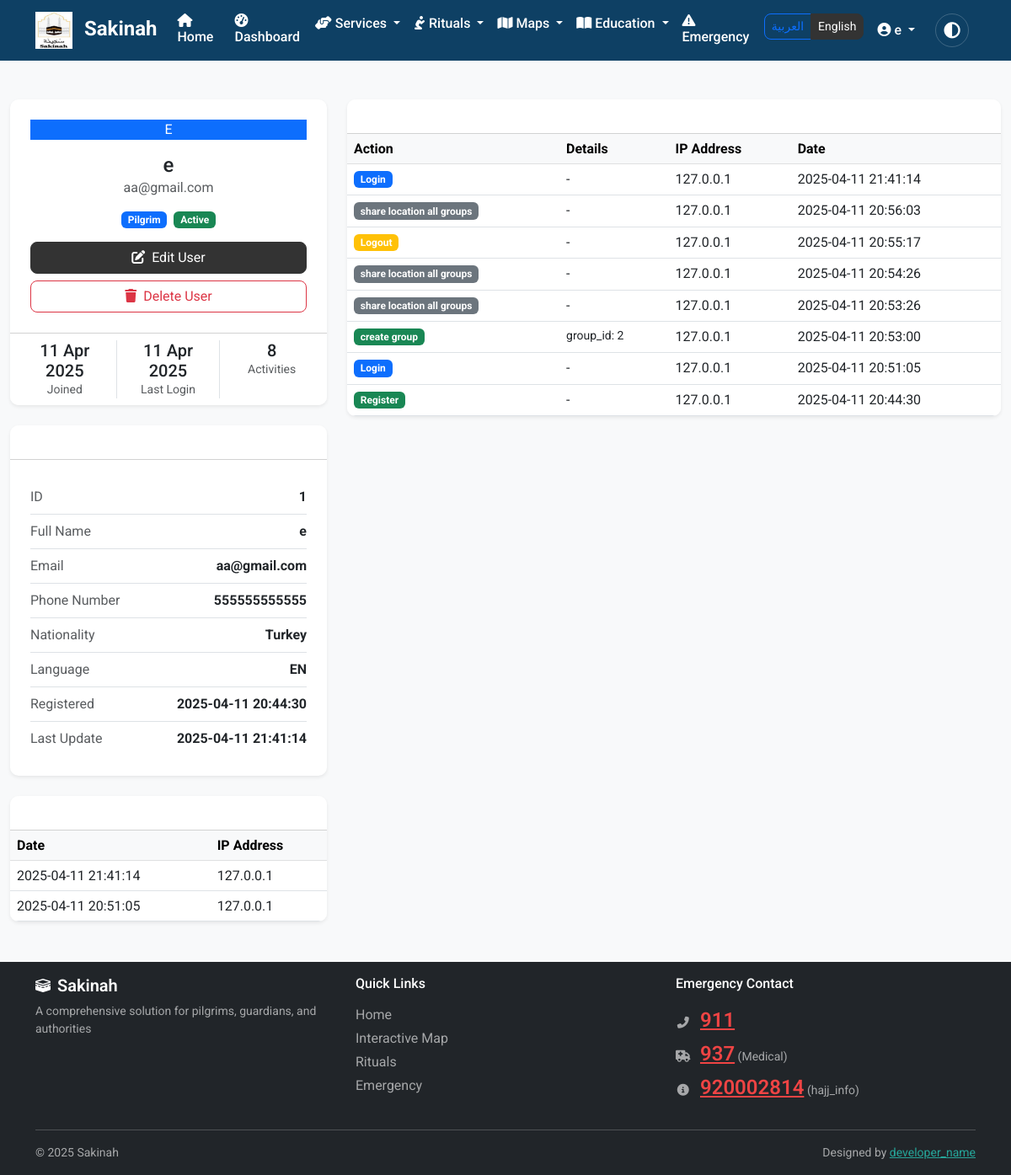
Screenshot of /admin/user_management.php?action=view&id=1 (signed in) with the database file from the repository.
### tables this page shows
CREATE TABLE `users` (
  `id` int(11) NOT NULL,
  `username` varchar(100) NOT NULL,
  `full_name` varchar(100) NOT NULL,
  `email` varchar(100) NOT NULL,
  `password` varchar(255) NOT NULL,
  `phone` varchar(20) DEFAULT NULL,
  `nationality` varchar(50) DEFAULT NULL,
  `passport_number` varchar(30) DEFAULT NULL,
  `user_type` enum('pilgrim','guardian','authority','admin') NOT NULL DEFAULT 'pilgrim',
  `profile_image` varchar(255) DEFAULT NULL,
  `language` varchar(10) DEFAULT 'en',
  `active` tinyint(1) DEFAULT 1,
  `last_login` datetime DEFAULT NULL,
  `created_at` datetime NOT NULL,
  `updated_at` datetime NOT NULL DEFAULT current_timestamp() ON UPDATE current_timestamp()
);

CREATE TABLE `activity_logs` (
  `id` int(11) NOT NULL,
  `user_id` int(11) NOT NULL,
  `action` varchar(100) NOT NULL,
  `details` longtext DEFAULT NULL CHECK (json_valid(`details`)),
  `ip_address` varchar(45) DEFAULT NULL,
  `created_at` datetime NOT NULL DEFAULT current_timestamp()
);

### admin/user_management.php (the view, shortened to what the rows shown need)
<?php
$allowedActions = ['list', 'view', 'edit', 'create', 'delete'];
$action = isset($_GET['action']) && in_array($_GET['action'], $allowedActions) ? $_GET['action'] : 'list';
switch ($action) {
    case 'view':
    case 'edit':
        handleViewEditAction();
        break;
}
include_once('../includes/header.php');
switch ($action) {
    case 'view':
        displayUserView();
        break;
}
include_once('../includes/footer.php');
function handleViewEditAction() {
    $userId = validateUserId();
    $user = getUserById($userId);
    $userActivity = getUserActivity($userId, 50);
    $loginHistory = getLoginHistory($userId, 10);
}
    ?>
    <?php
function displayUserView() {
   global $user, $userActivity, $loginHistory, $currentUser;
    ?>
    <div class="container-fluid py-4">
        <div class="row">
            <div class="col-md-4">
                <div class="card border-0 shadow-sm mb-4">
                    <div class="card-body text-center">
                        <div class="avatar-circle-large bg-<?= getAvatarColor($user['user_type']) ?> text-white mx-auto mb-3">
                            <?= getInitials($user['full_name']) ?>
                        </div>
                        <h4 class="mb-0"><?= htmlspecialchars($user['full_name']) ?></h4>
                        <p class="text-muted"><?= htmlspecialchars($user['email']) ?></p>
                        <div class="d-flex justify-content-center mb-3">
                            <span class="badge bg-<?= getRoleBadgeClass($user['user_type']) ?> me-2">
                                <?= __(htmlspecialchars($user['user_type'])) ?>
                            </span>
                            <?php if ($user['active']): ?>
                            <span class="badge bg-success"><?= __('active') ?></span>
                            <?php else: ?>
                            <span class="badge bg-danger"><?= __('inactive') ?></span>
                            <?php endif; ?>
                        </div>
                        <div class="d-grid gap-2 mt-3">
                            <a href="<?= SITE_URL ?>/admin/user_management.php?action=edit&id=<?= $user['id'] ?>" class="btn btn-primary">
                                <i class="fas fa-edit me-1"></i> <?= __('edit_user') ?>
                            </a>
                            <?php if ($user['id'] !== $currentUser['id']): ?>
                            <a href="<?= SITE_URL ?>/admin/user_management.php?action=delete&id=<?= $user['id'] ?>" class="btn btn-outline-danger" onclick="return confirm('<?= __('confirm_delete_user') ?>')">
                                <i class="fas fa-trash me-1"></i> <?= __('delete_user') ?>
                            </a>
                            <?php endif; ?>
                        </div>
                    </div>
                    <div class="card-footer bg-white">
                        <div class="row text-center">
                            <div class="col-4 border-end">
                                <div class="h5 mb-0"><?= formatDate($user['created_at'], 'd M Y') ?></div>
                                <small class="text-muted"><?= __('joined') ?></small>
                            </div>
                            <div class="col-4 border-end">
                                <div class="h5 mb-0"><?= $user['last_login'] ? formatDate($user['last_login'], 'd M Y') : '-' ?></div>
                                <small class="text-muted"><?= __('last_login') ?></small>
                            </div>
                            <div class="col-4">
                                <div class="h5 mb-0"><?= count($userActivity) ?></div>
                                <small class="text-muted"><?= __('activities') ?></small>
                            </div>
                        </div>
                    </div>
                </div>
                <div class="card border-0 shadow-sm mb-4">
                    <div class="card-header bg-white">
                        <h5 class="mb-0"><?= __('user_information') ?></h5>
                    </div>
                    <div class="card-body">
                        <ul class="list-group list-group-flush">
                            <?php foreach (getUserInfoFields() as $field => $label): ?>
                            <li class="list-group-item px-0 py-2 d-flex justify-content-between">
                                <span class="text-muted"><?= $label ?></span>
                                <span class="fw-bold"><?= formatUserField($user, $field) ?></span>
                            </li>
                            <?php endforeach; ?>
                        </ul>
                    </div>
                </div>
                <div class="card border-0 shadow-sm">
                    <div class="card-header bg-white">
                        <h5 class="mb-0"><?= __('login_history') ?></h5>
                    </div>
                    <div class="card-body p-0">
                        <?php if (empty($loginHistory)): ?>
                        <div class="p-3 text-center">
                            <p class="text-muted mb-0"><?= __('no_login_history') ?></p>
                        </div>
                        <?php else: ?>
                        <div class="table-responsive">
                            <table class="table mb-0">
                                <thead class="table-light">
                                    <tr>
                                        <th><?= __('date') ?></th>
                                        <th><?= __('ip_address') ?></th>
                                    </tr>
                                </thead>
                                <tbody>
                                    <?php foreach ($loginHistory as $login): ?>
                                    <tr>
                                        <td><?= formatDate($login['created_at']) ?></td>
                                        <td><?= $login['ip_address'] ?: '-' ?></td>
                                    </tr>
                                    <?php endforeach; ?>
                                </tbody>
                            </table>
                        </div>
                        <?php endif; ?>
                    </div>
                </div>
            </div>
            <div class="col-md-8">
                <div class="card border-0 shadow-sm">
                    <div class="card-header bg-white">
                        <h5 class="mb-0"><?= __('user_activity') ?></h5>
                    </div>
                    <div class="card-body p-0">
                        <?php if (empty($userActivity)): ?>
                        <div class="p-4 text-center">
                            <i class="fas fa-history text-muted" style="font-size: 3rem;"></i>
                            <p class="mt-3"><?= __('no_activity_found') ?></p>
                        </div>
                        <?php else: ?>
                        <div class="table-responsive">
                            <table class="table table-hover mb-0">
                                <thead class="table-light">
                                    <tr>
                                        <th><?= __('action') ?></th>
                                        <th><?= __('details') ?></th>
                                        <th><?= __('ip_address') ?></th>
                                        <th><?= __('date') ?></th>
                                    </tr>
                                </thead>
                                <tbody>
                                    <?php foreach ($userActivity as $activity): ?>
                                    <tr>
                                        <td>
                                            <span class="badge bg-<?= getActivityBadgeClass($activity['action']) ?>">
                                                <?= __(str_replace('_', ' ', $activity['action'])) ?>
                                            </span>
                                        </td>
                                        <td>
                                            <?= formatActivityDetails($activity['details']) ?>
                                        </td>
                                        <td><?= $activity['ip_address'] ?: '-' ?></td>
                                        <td><?= formatDate($activity['created_at']) ?></td>
                                    </tr>
                                    <?php endforeach; ?>
                                </tbody>
                            </table>
                        </div>
                        <?php endif; ?>
                    </div>
                </div>
            </div>
        </div>
    </div>
    <?php
}
    ?>

### includes/header.php (shortened to what the rows shown need)
<?php
require_once $_SERVER['DOCUMENT_ROOT'] . '/hajj-umrah-platform/includes/functions.php';
$lang = getCurrentLanguage();
$currentUser = isLoggedIn() ? getCurrentUser() : null;
?>
    <link href="https://cdn.jsdelivr.net/npm/bootstrap@5.3.0/dist/css/bootstrap.min.css" rel="stylesheet">
    <link rel="stylesheet" href="https://cdnjs.cloudflare.com/ajax/libs/font-awesome/6.4.0/css/all.min.css">
    <link rel="stylesheet" href="<?php echo SITE_URL; ?>/assets/css/styles.css">
</head>
<body class="<?php echo $lang === 'ar' ? 'arabic-font' : ''; ?> <?php echo isset($bodyClass) ? htmlspecialchars($bodyClass) : ''; ?>">
    <nav class="navbar navbar-expand-lg navbar-dark fixed-top">
       <div class="container">
            <div class="collapse navbar-collapse" id="navbarNav">
                <ul class="navbar-nav ms-auto">
                    <?php if (isLoggedIn()): ?>
                        <li class="nav-item dropdown">
                            <a class="nav-link dropdown-toggle" href="#" id="userDropdown" role="button" data-bs-toggle="dropdown" aria-expanded="false">
                                <i class="fas fa-user-circle"></i> <?php echo htmlspecialchars($currentUser['full_name']); ?>
                            </a>
                        </li>
                    <?php endif; ?>
                </ul>
            </div>
        </div>
    </nav>
    <main class="py-4">

### includes/functions.php (shortened to what the rows shown need)
<?php
require_once($_SERVER['DOCUMENT_ROOT'] . '/hajj-umrah-platform/config/db_connect.php');
function getCurrentLanguage() {
    return DEFAULT_LANGUAGE;
}
function getTranslation($key) {
    $lang = getCurrentLanguage();
    $translations = [];
    $langFile = $_SERVER['DOCUMENT_ROOT'] . '/hajj-umrah-platform/assets/js/lang_' . $lang . '.json';
    if (file_exists($langFile)) {
        $translations = json_decode(file_get_contents($langFile), true);
    }
    return isset($translations[$key]) ? $translations[$key] : $key;
}
function __($key) {
    return getTranslation($key);
}
function formatDate($date, $format = 'Y-m-d H:i:s') {
    $timestamp = strtotime($date);
    return date($format, $timestamp);
}
function isLoggedIn() {
    return isset($_SESSION['user_id']);
}
function getCurrentUser() {
    $user = fetchRow("SELECT * FROM users WHERE id = ?", [$_SESSION['user_id']]);
    return $user;
}
function getAvatarColor($role) {
    switch($role) {
        case 'pilgrim':
            return 'primary';
    }
}
function getActivityBadgeClass($action) {
    if (strpos($action, 'create') !== false || strpos($action, 'register') !== false) {
        return 'success';
    } elseif (strpos($action, 'update') !== false || strpos($action, 'edit') !== false) {
        return 'info';
    } elseif (strpos($action, 'delete') !== false) {
        return 'danger';
    } elseif (strpos($action, 'login') !== false) {
        return 'primary';
    } elseif (strpos($action, 'logout') !== false) {
        return 'warning';
    } else {
        return 'secondary';
    }
}
function getUserById($userId) {
    $user = fetchRow("SELECT * FROM users WHERE id = ?", [$userId]);
    return $user;
}
function getUserActivity($userId, $limit = 50) {
    return fetchAll("
        SELECT * FROM activity_logs
        WHERE user_id = ?
        ORDER BY created_at DESC
        LIMIT ?
    ", [$userId, $limit]);
}
function getLoginHistory($userId, $limit = 10) {
    return fetchAll("
        SELECT * FROM activity_logs
        WHERE user_id = ? AND action = 'login'
        ORDER BY created_at DESC
        LIMIT ?
    ", [$userId, $limit]);
}
function getUserInfoFields() {
    return [
        'id' => __('id'),
        'full_name' => __('full_name'),
        'email' => __('email'),
        'phone' => __('phone'),
        'nationality' => __('nationality'),
        'language' => __('language'),
        'created_at' => __('registration_date'),
        'updated_at' => __('last_update')
    ];
}
function formatUserField($user, $field) {
    switch ($field) {
        case 'phone':
            return htmlspecialchars($user[$field] ?: __('not_provided'));
        case 'nationality':
            return htmlspecialchars($user[$field] ?: __('not_provided'));
        case 'language':
            return strtoupper($user[$field] ?: 'EN');
        case 'created_at':
        case 'updated_at':
            return formatDate($user[$field]);
        default:
            return htmlspecialchars($user[$field] ?? '');
    }
}
function formatActivityDetails($detailsJson) {
    $details = json_decode($detailsJson, true);
    if (!$details) {
        return '-';
    }
    $output = '';
    foreach ($details as $key => $value) {
        $output .= '<small class="d-block">' .
                  htmlspecialchars($key) . ': ' .
                  htmlspecialchars(is_array($value) ? json_encode($value) : $value) .
                  '</small>';
    }
    return $output;
}
function getRoleBadgeClass($role) {
    $classes = [
        'pilgrim' => 'primary',
        'guardian' => 'success',
        'authority' => 'warning',
        'admin' => 'danger'
    ];
    return $classes[$role] ?? 'secondary';
}
?>

### rows the page displays
users: full_name "e"
users: full_name "E", full_name "e", email "aa@gmail.com", user_type "Pilgrim", created_at "11 Apr 2025", last_login "11 Apr 2025", id "1", phone "555555555555", nationality "Turkey", language "EN", created_at "2025-04-11 20:44:30", updated_at "2025-04-11 21:41:14"
activity_logs: created_at "2025-04-11 21:41:14", ip_address "127.0.0.1", action "Login", details "-"
activity_logs: created_at "2025-04-11 20:51:05", ip_address "127.0.0.1", action "Login", details "-"
activity_logs: action "share location all groups", details "-", ip_address "127.0.0.1", created_at "2025-04-11 20:56:03"
activity_logs: action "Logout", details "-", ip_address "127.0.0.1", created_at "2025-04-11 20:55:17"
activity_logs: action "share location all groups", details "-", ip_address "127.0.0.1", created_at "2025-04-11 20:54:26"
activity_logs: action "share location all groups", details "-", ip_address "127.0.0.1", created_at "2025-04-11 20:53:26"
activity_logs: action "create group", key "group_id", details "2", ip_address "127.0.0.1", created_at "2025-04-11 20:53:00"
activity_logs: action "Register", details "-", ip_address "127.0.0.1", created_at "2025-04-11 20:44:30"

### other values shown
__('site_name') "Sakinah"
__('home') "Home"
__('dashboard') "Dashboard"
__('services') "Services"
__('rituals') "Rituals"
__('maps') "Maps"
__('education') "Education"
__('emergency') "Emergency"
__('active') "Active"
__('edit_user') "Edit User"
__('delete_user') "Delete User"
__('joined') "Joined"
__('last_login') "Last Login"
count($userActivity) "8"
__('activities') "Activities"
